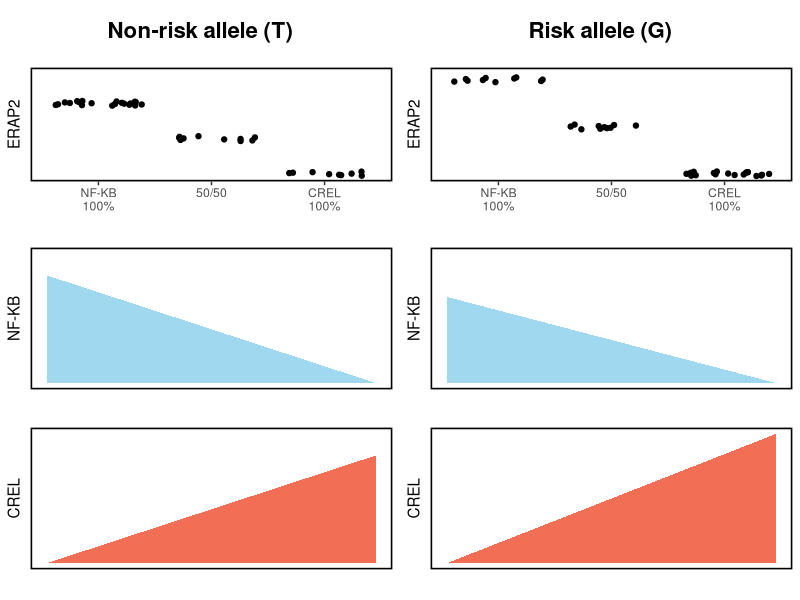
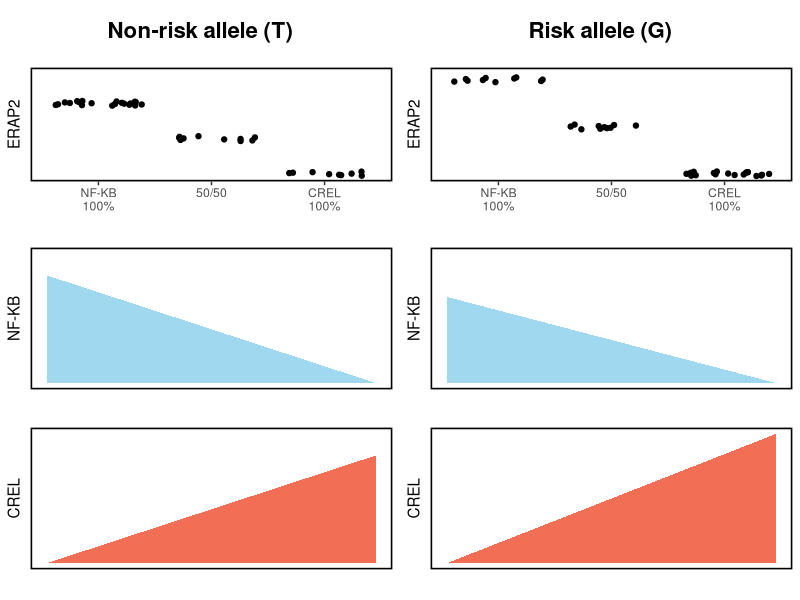

Source code (R) for these figures, in order:
#!/usr/bin/env Rscript
############################################################################################################################
# Authors: Roy Oelen
# Name: mo_create_figure5_plots.R
# Function: create dummy plots to explain the mechanism in figure 5
#
############################################################################################################################

####################
# libraries        #
####################

library(ggplot2)
library(cowplot)


####################
# Functions        #
####################


####################
# Main code        #
####################

# the ERAP levels in non-risk
nr_erap_df <- data.frame(
  x = factor(c(rep('NF-KB\n100%', times = 20), rep('50/50', times = 10), rep('CREL\n100%', times = 10)), levels = c('NF-KB\n100%', '50/50', 'CREL\n100%')), 
  erap2 = c(seq(1.5, 1.6, length.out = 20), 
            seq(0.75, 0.85, length.out = 10), 
            seq(0, 0.1, length.out = 10))
)
nr_erap_df_p <- ggplot(
  data = nr_erap_df, 
  mapping = aes(x = x, y = erap2)
)  + geom_jitter() + 
  ylim(c(0,2.2)) +
  xlab('') + ylab('ERAP2') +
  theme(axis.text.y=element_blank(), axis.ticks.y = element_blank()) +
  theme(panel.border = element_rect(color="black", fill=NA, size=1.1), panel.grid.major = element_blank(), panel.grid.minor = element_blank(), panel.background = element_blank(), strip.background = element_rect(colour="white", fill="white"))
# the ERAP levels in risk
ra_erap_df <- data.frame(
  x = factor(c(rep('NF-KB\n100%', times = 10), rep('50/50', times = 10), rep('CREL\n100%', times = 20)), levels = c('NF-KB\n100%', '50/50', 'CREL\n100%')), 
  erap2 = c(seq(2, 2.1, length.out = 10), 
            seq(1, 1.1, length.out = 10), 
            seq(0, 0.1, length.out = 20))
)
ra_erap_df_p <- ggplot(
  data = ra_erap_df, 
  mapping = aes(x = x, y = erap2)
)  + geom_jitter() + 
  ylim(c(0,2.2)) +
  xlab('') + ylab('ERAP2') +
  theme(axis.text.y=element_blank(), axis.ticks.y = element_blank()) +
  theme(panel.border = element_rect(color="black", fill=NA, size=1.1), panel.grid.major = element_blank(), panel.grid.minor = element_blank(), panel.background = element_blank(), strip.background = element_rect(colour="white", fill="white"))

# the line going down for nfkb in non-risk
nr_nfkb_df <- data.frame(
  x = c(0, 0.5, 1), 
  nfkb = c(1, 0.5, 0)
)
nr_nfkb_df_p <- ggplot(
  data = nr_nfkb_df, mapping = aes(x = x, y = nfkb)
) + geom_area(fill = "skyblue", alpha = 0.8) + 
  ylim(c(0,1.2)) +
  xlab('') + ylab('NF-KB') + 
  theme(axis.text.x=element_blank(), axis.ticks = element_blank(), axis.text.y = element_blank()) + 
  theme(panel.border = element_rect(color="black", fill=NA, size=1.1), panel.grid.major = element_blank(), panel.grid.minor = element_blank(), panel.background = element_blank(), strip.background = element_rect(colour="white", fill="white"))
# the line going up for C-REL in non-risk
nr_crel_df <- data.frame(
  x = c(0, 0.5, 1), 
  crel = c(0, 0.5, 1)
)
nr_crel_df_p <- ggplot(
  data = nr_crel_df, mapping = aes(x = x, y = crel)
) + geom_area(fill = "#EE4B2B", alpha = 0.8) + 
  xlab('') + ylab('CREL') + 
  ylim(c(0,1.2)) + 
  theme(axis.text.x=element_blank(), axis.ticks = element_blank(), axis.text.y = element_blank()) + 
  theme(panel.border = element_rect(color="black", fill=NA, size=1.1), panel.grid.major = element_blank(), panel.grid.minor = element_blank(), panel.background = element_blank(), strip.background = element_rect(colour="white", fill="white"))

# the line going dow for the nfkb in risk
ra_nfkb_df <- data.frame(
  x = c(0, 0.5, 1), 
  nfkb = c(.8, 0.4, 0)
)
ra_nfkb_df_p <- ggplot(
  data = ra_nfkb_df, mapping = aes(x = x, y = nfkb)
) + geom_area(fill = "skyblue", alpha = 0.8) + 
  xlab('') + ylab('NF-KB') + 
  ylim(c(0,1.2)) + 
  theme(axis.text.x=element_blank(), axis.ticks = element_blank(), axis.text.y = element_blank()) + 
  theme(panel.border = element_rect(color="black", fill=NA, size=1.1), panel.grid.major = element_blank(), panel.grid.minor = element_blank(), panel.background = element_blank(), strip.background = element_rect(colour="white", fill="white"))
# the line going up for C-REL in risk
ra_crel_df <- data.frame(
  x = c(0, 0.5, 1), 
  crel = c(0, 0.6, 1.2)
)
ra_crel_df_p <- ggplot(
  data = ra_crel_df, mapping = aes(x = x, y = crel)
) + geom_area(fill = "#EE4B2B", alpha = 0.8) + 
  xlab('') + ylab('CREL') + 
  ylim(c(0,1.2)) + 
  theme(axis.text.x=element_blank(), axis.ticks = element_blank(), axis.text.y = element_blank()) + 
  theme(panel.border = element_rect(color="black", fill=NA, size=1.1), panel.grid.major = element_blank(), panel.grid.minor = element_blank(), panel.background = element_blank(), strip.background = element_rect(colour="white", fill="white"))
# all together
p_nr_vs_ra <- plot_grid(
  plot_grid(
    ggdraw() + draw_label("Non-risk allele (T)", fontface = "bold", size = 16), 
    nr_erap_df_p, 
    nr_nfkb_df_p, 
    nr_crel_df_p, 
    nrow = 4, 
    ncol = 1, 
    rel_heights = c(1,3,3,3)
  ), 
  plot_grid(
    ggdraw() + draw_label("Risk allele (G)", fontface = "bold", size = 16), 
    ra_erap_df_p, 
    ra_nfkb_df_p, 
    ra_crel_df_p, 
    nrow = 4, 
    ncol = 1, 
    rel_heights = c(1,3,3,3)
  ), 
  nrow = 1, ncol = 2
)
# show the plot
p_nr_vs_ra
# save the plot
ggsave(paste0('~/multiome/plots/mo_figure_5_nfkb_rel.pdf'), plot = p_nr_vs_ra, width = 5, height = 5)
